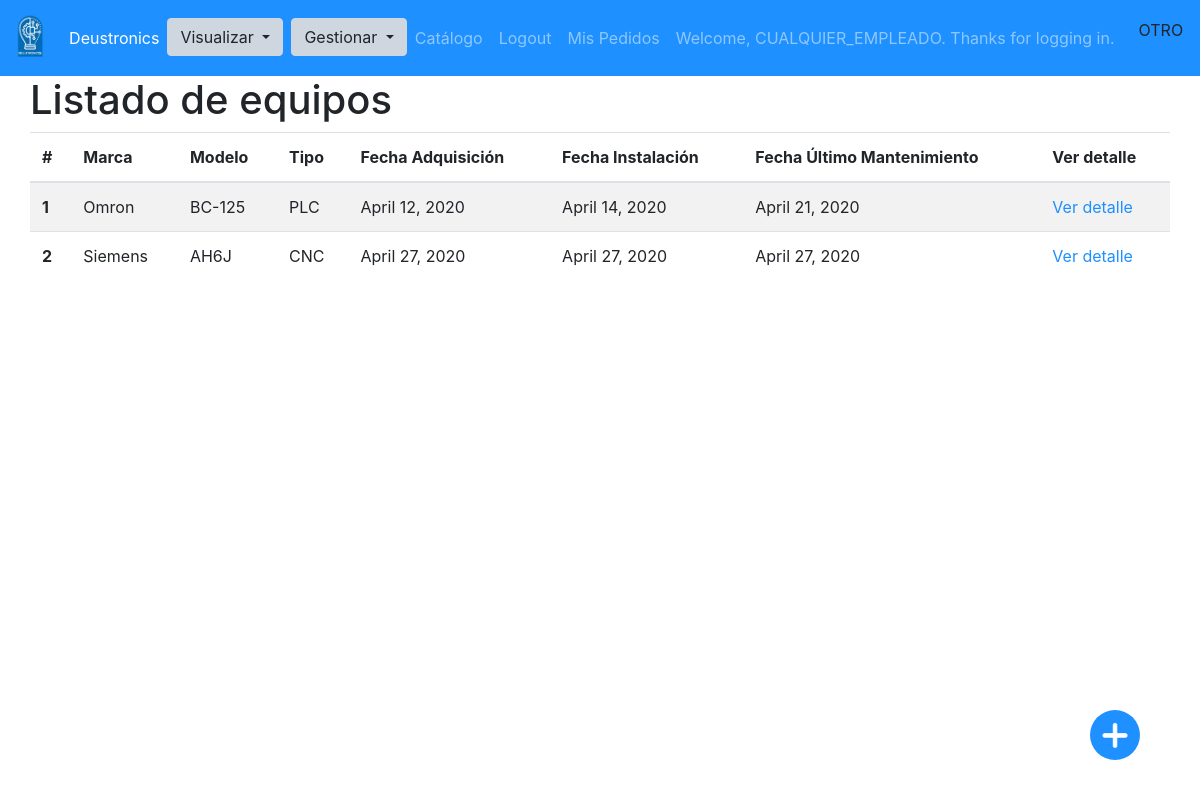
Before: /equipos/ (signed in) with the older database file.
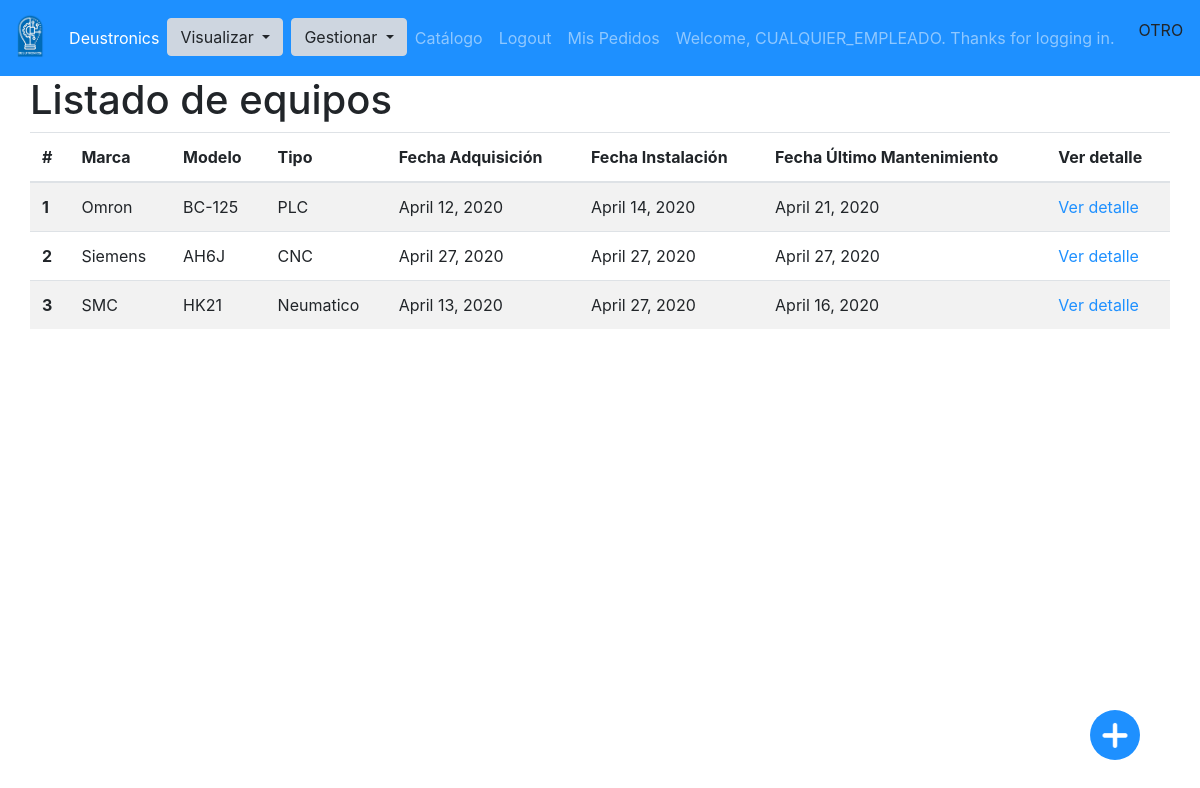
After: the same page with the newer database file.
### app/models.py (models this page shows, shortened)
class Equipo(models.Model):
    marca = models.CharField(max_length=100)
    modelo = models.CharField(max_length=100)
    tipo = models.ForeignKey(TipoEquipo, on_delete=models.SET_NULL, null=True)
    fecha_adquisicion = models.DateField()
    fecha_instalacion = models.DateField()
    fecha_ultimo_mantenimiento = models.DateField()

class TipoEquipo(models.Model):
    nombre = models.CharField(max_length=100)
    def __str__(self):
       return self.nombre

### app/views.py (the view, shortened to what this page needs)
# urls.py: path('equipos/', login_required(views.EquipoListView.as_view()), name='equipo_lista'),
class EquipoListView(View):
    def get(self, request, *args, **kwargs):
        context = {
            'equipos': Equipo.objects.all(),
            'form': EquipoForm(),  #Borrar
            'urlBotonFlotante':reverse('equipo_create')
        }
        return render(request, "equipo_lista.html", context)

### app/templatetags/sesion_tags.py (called while the page is built)
@register.filter(name='has_group')
def has_group(user, group_name):
    return user.groups.filter(name=group_name).exists()

### app/templates/equipo_lista.html
{%extends 'base.html'%} {% block content%}
<h1>
  Listado de equipos
</h1>
<table class="table table-striped">
  <thead>
    <tr>
      <th scope="col">#</th>
      <th scope="col">Marca</th>
      <th scope="col">Modelo</th>
      <th scope="col">Tipo</th>
      <th scope="col">Fecha Adquisición</th>
      <th scope="col">Fecha Instalación</th>
      <th scope="col">Fecha Último Mantenimiento</th>
      <th scope="col">Ver detalle</th>
    </tr>
  </thead>
  <tbody>
    {%for equipo in equipos%}
    <tr>
      <th scope="row">{{equipo.id}}</th>
      <td>{{equipo.marca}}</td>
      <td>{{equipo.modelo}}</td>
      <td>{{equipo.tipo}}</td>
      <td>{{equipo.fecha_adquisicion}}</td>
      <td>{{equipo.fecha_instalacion}}</td>
      <td>{{equipo.fecha_ultimo_mantenimiento}}</td>
      <td><a href="{%url 'equipo_detalle' equipo.id %}"> Ver detalle</a></td>
    </tr>
    {%endfor%}
  </tbody>
</table>
{%endblock%}

Changed rows visible on the page:
added Equipo: id "3", marca "SMC", modelo "HK21", tipo "Neumatico", fecha_adquisicion "April 13, 2020", fecha_instalacion "April 27, 2020", fecha_ultimo_mantenimiento "April 16, 2020"
